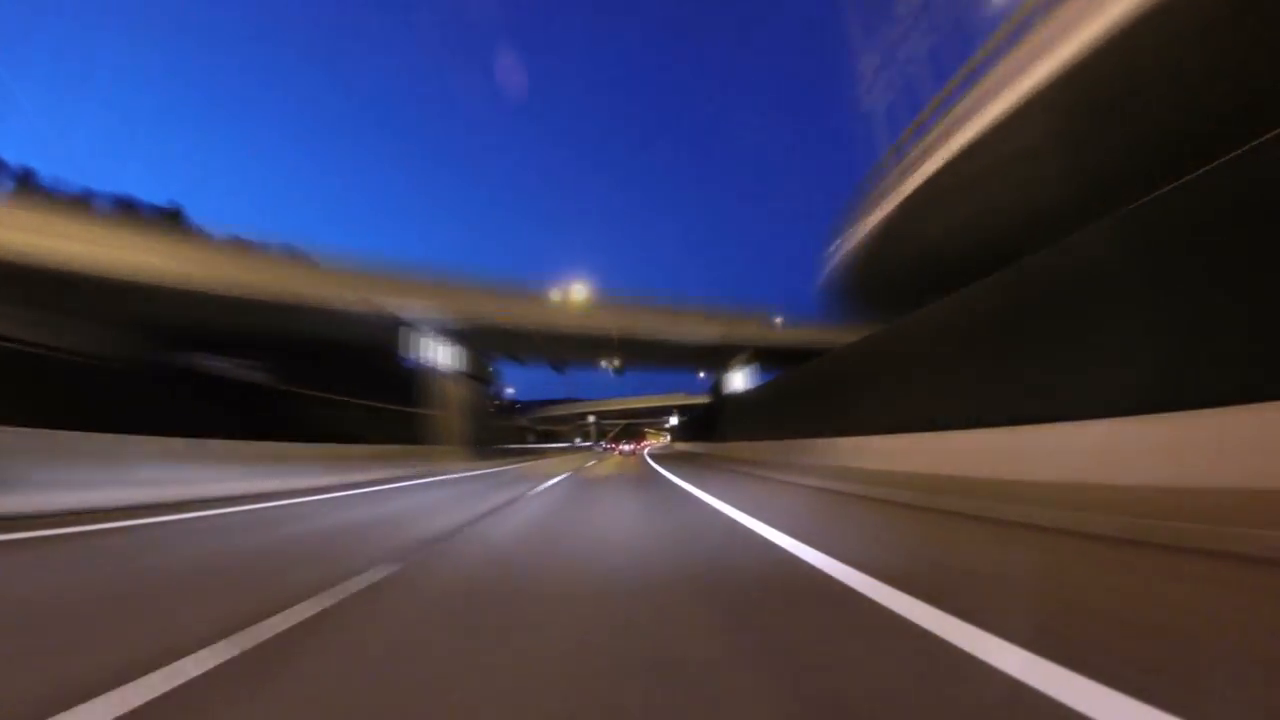
#> input picture frame 32 of onboard car view driving drive road street night lights highway bnx vor D - YouTube.MP4, 1280 x 720 px
$ python 'Lines Detection.py'
#> lines starting #> are read from the running program, lines starting #| are printed output that depends on the picture; after the words box and inside, x2 and y2 are one past the last pixel; in counts of white or black regions, pixels touching at a corner belong together
import numpy as np
import cv2
video = cv2.VideoCapture(
    "onboard car view driving drive road street night lights highway bnx vor D - YouTube.MP4")

while True:
    ret, orig_frame = video.read()
#> orig_frame is the input picture: shape (720, 1280, 3); mean B, G, R 86.4, 62.3, 64.2
    if not ret:
        video = cv2.VideoCapture(
            "onboard car view driving drive road street night lights highway bnx vor D - YouTube.MP4")
        continue

    frame = cv2.GaussianBlur(orig_frame, (5, 5), 0)
    hsv = cv2.cvtColor(frame, cv2.COLOR_BGR2HSV)
#> hsv: shape (720, 1280, 3); mean H, S, V 59.1, 118.1, 101.9
    low_yellow = np.array([0, 0, 0])
    up_yellow = np.array([215, 215, 215])
    mask = cv2.inRange(hsv, low_yellow, up_yellow)
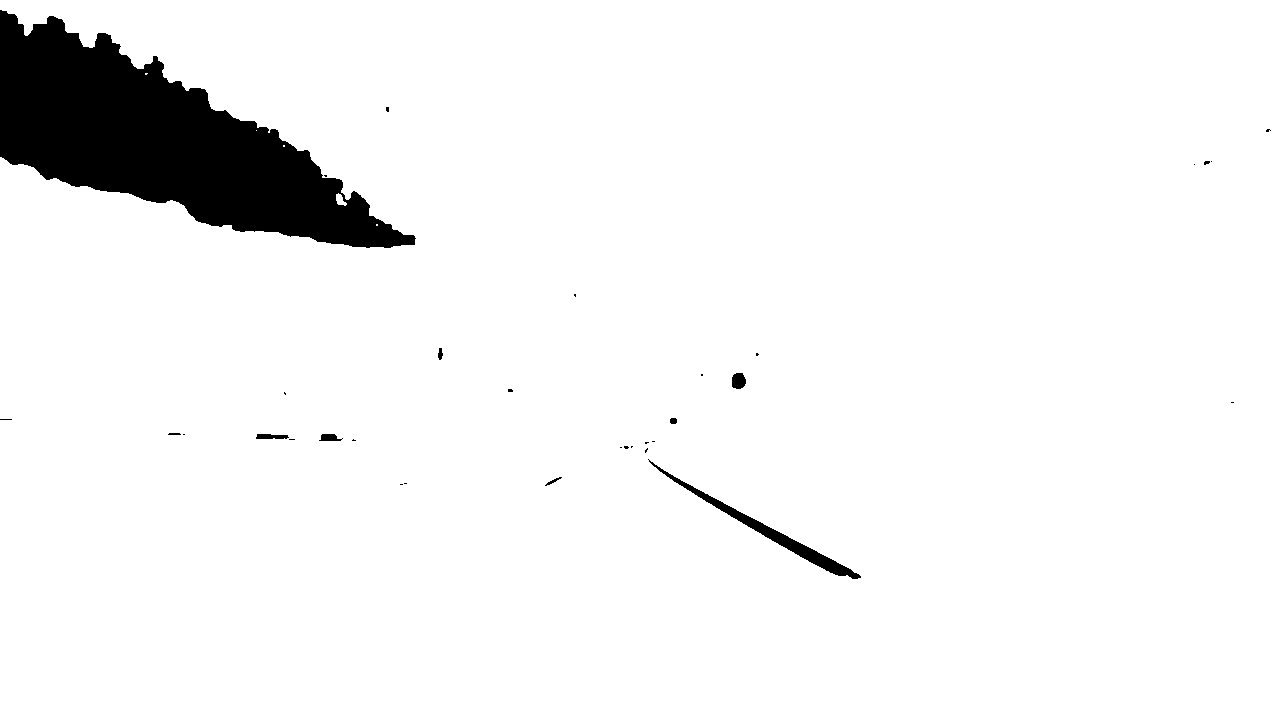
#> mask: shape (720, 1280); 94.9% white; 33 black regions (24 under 20 px), largest, box (x1, y1, x2, y2) and area: (0, 10, 416, 248) 44380, (648, 459, 861, 579) 1972, (732, 373, 746, 389) 187
    edges = cv2.Canny(mask, 75, 150)
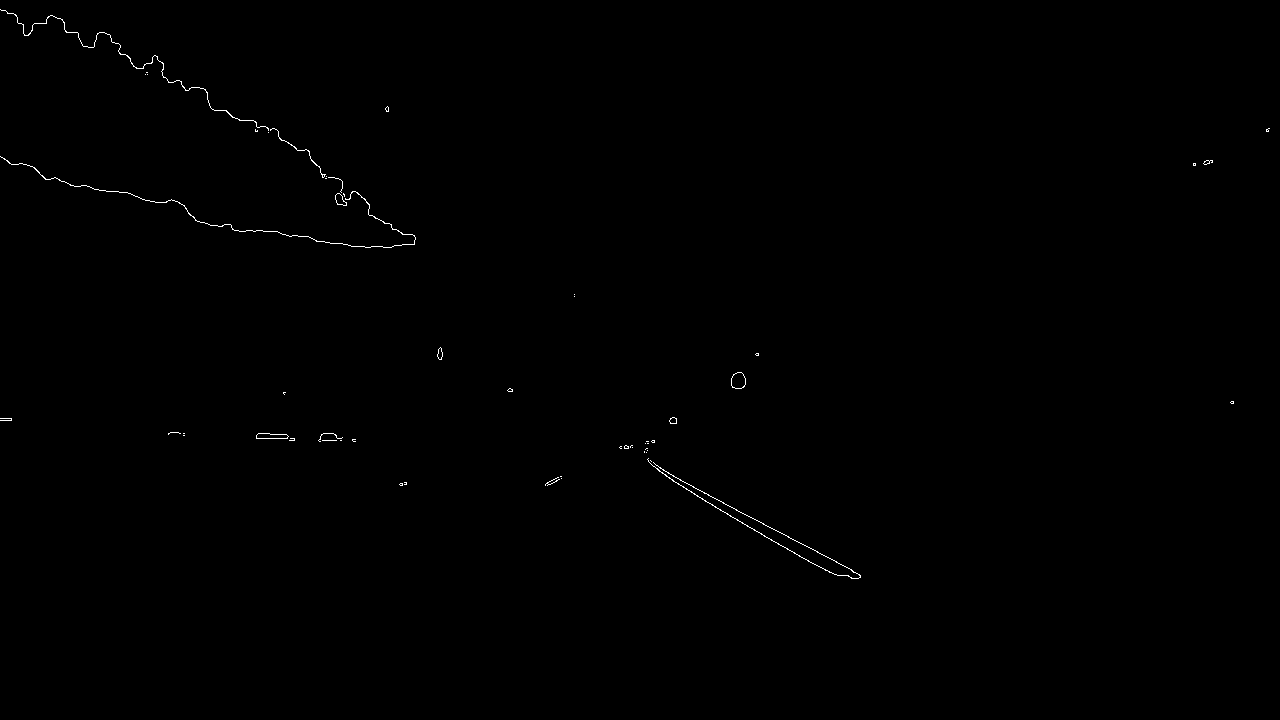
#> edges: shape (720, 1280); 0.23% white in thin lines or dots, all inside (x1, y1, x2, y2) = (0, 9, 1270, 579)

    lines = cv2.HoughLinesP(edges, 1, np.pi/180, 50, maxLineGap=50)
#> lines = [[619, 447, 860, 575], [697, 496, 825, 570], [42, 176, 186, 209], [648, 461, 673, 475], [256, 438, 355, 441], [194, 218, 352, 246], [64, 23, 309, 154], [761, 522, 859, 574]]
    if lines is not None:
        for line in lines:
            x1, y1, x2, y2 = line[0]
            cv2.line(frame, (x1, y1), (x2, y2), (0, 255, 0), 5)
#> this loop made 8 passes
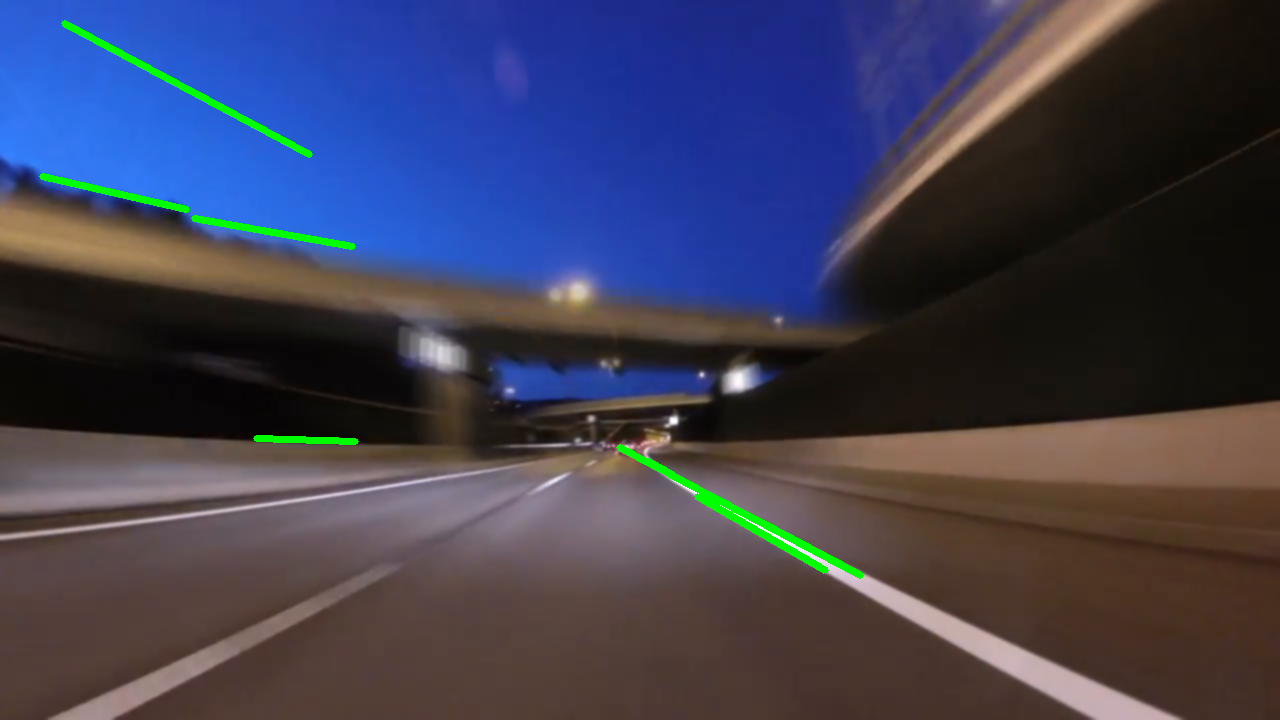
#> frame: shape (720, 1280, 3); mean B, G, R 84.8, 63.5, 63.3

    cv2.imshow("frame", frame)
    cv2.imshow("edges", edges)

    key = cv2.waitKey(25)
#> (key Esc is pressed here)
    if key == 27:
        break
video.release()
cv2.destroyAllWindows()

$ run again, starting later in the video
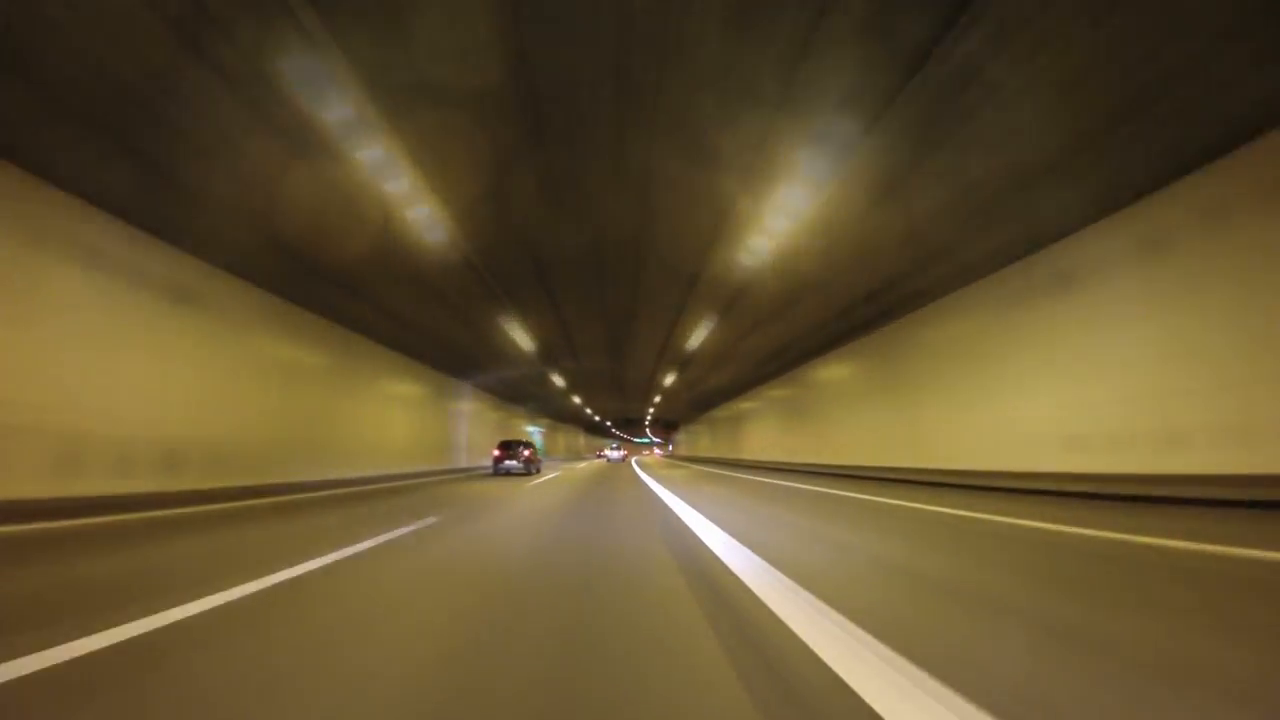
#> input picture frame 144 of onboard car view driving drive road street night lights highway bnx vor D - YouTube.MP4, 1280 x 720 px
#> orig_frame is the input picture: shape (720, 1280, 3); mean B, G, R 47.5, 83, 99.8
#> hsv: shape (720, 1280, 3); mean H, S, V 20.2, 137.1, 99.8
#> `mask = cv2.inRange(hsv, low_yellow, up_yellow)`:
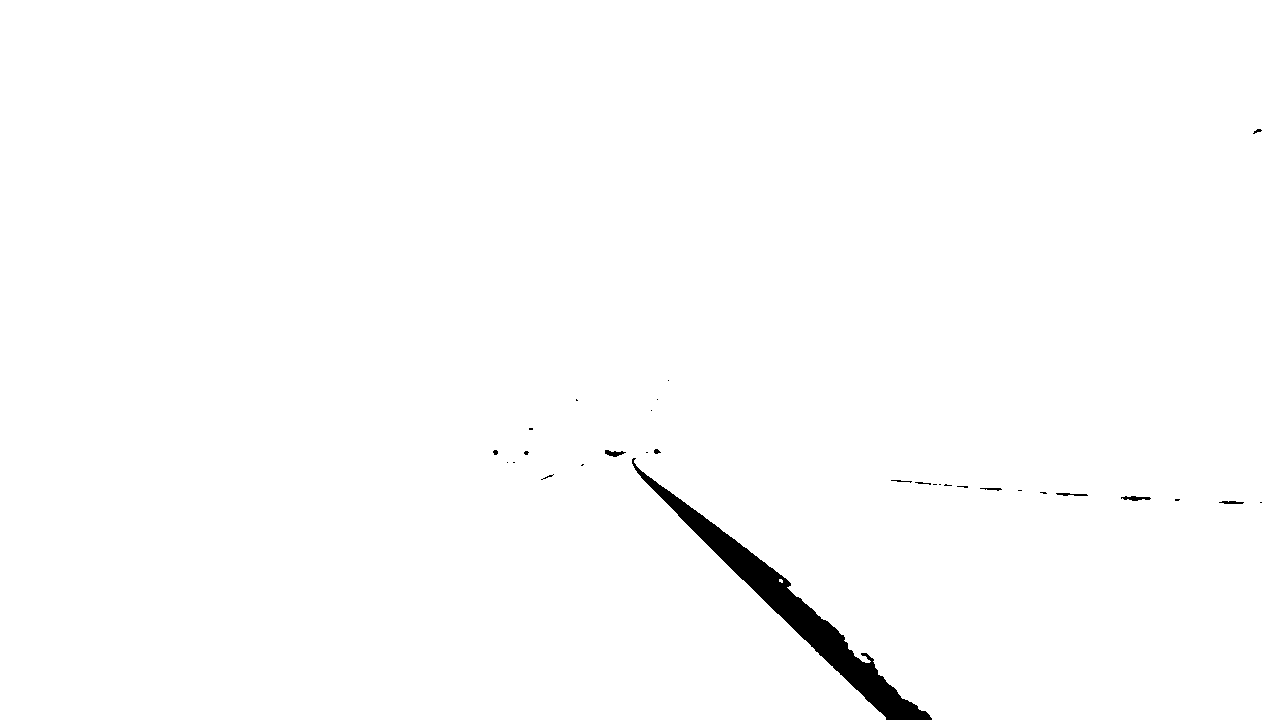
#> mask: shape (720, 1280); 99% white; 30 black regions (19 under 20 px), largest, box (x1, y1, x2, y2) and area: (632, 458, 932, 720) 8561, (1121, 496, 1151, 501) 92, (605, 450, 626, 457) 83
#> edges: shape (720, 1280); 0.17% white in thin lines or dots, all inside (x1, y1, x2, y2) = (493, 128, 1262, 720)
#> lines = 13 rows, first 6: [683, 521, 885, 717], [617, 451, 787, 579], [890, 480, 1229, 503], [614, 451, 776, 613], [780, 574, 905, 699], [631, 462, 661, 486]
#> the loop `for line in lines:` made 13 passes
#> after the loop `for line in lines:`:
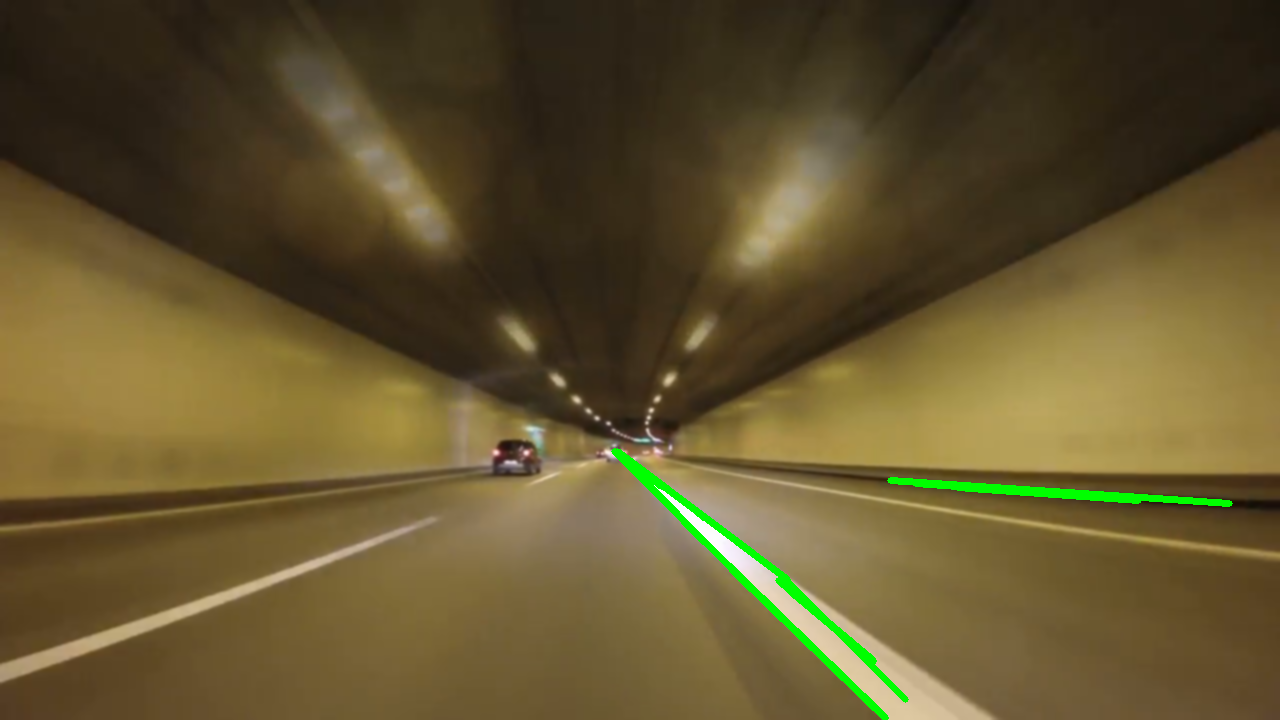
#> frame: shape (720, 1280, 3); mean B, G, R 46.4, 84.1, 98.3
